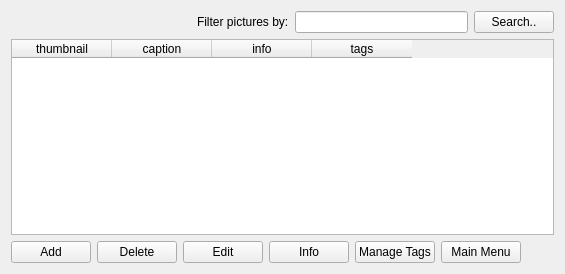
<?xml version="1.0" encoding="UTF-8"?>
<ui version="4.0">
 <class>pictures_form</class>
 <widget class="QWidget" name="pictures_form">
  <property name="geometry">
   <rect>
    <x>0</x>
    <y>0</y>
    <width>565</width>
    <height>274</height>
   </rect>
  </property>
  <property name="windowTitle">
   <string>Pictures</string>
  </property>
  <layout class="QGridLayout" name="gridLayout">
   <item row="4" column="0">
    <layout class="QHBoxLayout" name="horizontalLayout">
     <item>
      <widget class="QPushButton" name="add">
       <property name="enabled">
        <bool>true</bool>
       </property>
       <property name="text">
        <string>Add</string>
       </property>
       <property name="form" stdset="0">
        <string notr="true">picture_add</string>
       </property>
       <property name="global.pictureState" stdset="0">
        <string>{picture.state}</string>
       </property>
      </widget>
     </item>
     <item>
      <widget class="QPushButton" name="delete_2">
       <property name="enabled">
        <bool>true</bool>
       </property>
       <property name="text">
        <string>Delete</string>
       </property>
       <property name="doctype" stdset="0">
        <string notr="true">Picture.simpleform</string>
       </property>
       <property name="rootelement" stdset="0">
        <string notr="true">picture</string>
       </property>
       <property name="action" stdset="0">
        <string notr="true">delete</string>
       </property>
       <property name="form" stdset="0">
        <string notr="true">pictures</string>
       </property>
       <property name="id" stdset="0">
        <string>{picture.id}</string>
       </property>
       <property name="global.pictureState" stdset="0">
        <string>{picture.state}</string>
       </property>
      </widget>
     </item>
     <item>
      <widget class="QPushButton" name="edit">
       <property name="enabled">
        <bool>true</bool>
       </property>
       <property name="text">
        <string>Edit</string>
       </property>
       <property name="form" stdset="0">
        <string notr="true">picture_edit</string>
       </property>
       <property name="global.id" stdset="0">
        <string notr="true">{picture.id}</string>
       </property>
       <property name="global.pictureState" stdset="0">
        <string>{picture.state}</string>
       </property>
      </widget>
     </item>
     <item>
      <widget class="QPushButton" name="reset_2">
       <property name="text">
        <string>Info</string>
       </property>
       <property name="form" stdset="0">
        <string notr="true">picture_info</string>
       </property>
       <property name="global.pictureState" stdset="0">
        <string>{picture.state}</string>
       </property>
       <property name="global.pictureId" stdset="0">
        <string notr="true">{picture.id}</string>
       </property>
      </widget>
     </item>
     <item>
      <widget class="QPushButton" name="form1">
       <property name="text">
        <string>Manage Tags</string>
       </property>
       <property name="icon">
        <iconset resource="../qtclient.qrc">
         <normaloff>:/images/tag_blue.png</normaloff>:/images/tag_blue.png</iconset>
       </property>
       <property name="form" stdset="0">
        <string notr="true">tags</string>
       </property>
       <property name="global.pictureState" stdset="0">
        <string>{picture.state}</string>
       </property>
      </widget>
     </item>
     <item>
      <widget class="QPushButton" name="reload_2">
       <property name="text">
        <string>Main Menu</string>
       </property>
       <property name="form" stdset="0">
        <string notr="true">init</string>
       </property>
       <property name="global.pictureState" stdset="0">
        <string>{picture.state}</string>
       </property>
      </widget>
     </item>
     <item>
      <spacer name="horizontalSpacer">
       <property name="orientation">
        <enum>Qt::Horizontal</enum>
       </property>
       <property name="sizeHint" stdset="0">
        <size>
         <width>40</width>
         <height>20</height>
        </size>
       </property>
      </spacer>
     </item>
    </layout>
   </item>
   <item row="3" column="0">
    <widget class="QTableWidget" name="picture">
     <property name="horizontalScrollBarPolicy">
      <enum>Qt::ScrollBarAsNeeded</enum>
     </property>
     <property name="alternatingRowColors">
      <bool>true</bool>
     </property>
     <property name="selectionMode">
      <enum>QAbstractItemView::SingleSelection</enum>
     </property>
     <property name="selectionBehavior">
      <enum>QAbstractItemView::SelectRows</enum>
     </property>
     <property name="showGrid">
      <bool>true</bool>
     </property>
     <property name="gridStyle">
      <enum>Qt::DotLine</enum>
     </property>
     <property name="sortingEnabled">
      <bool>true</bool>
     </property>
     <property name="doctype" stdset="0">
      <string notr="true">PictureListRequest.simpleform</string>
     </property>
     <property name="rootelement" stdset="0">
      <string notr="true">picture</string>
     </property>
     <property name="state" stdset="0">
      <string notr="true">{global.pictureState}</string>
     </property>
     <property name="search" stdset="0">
      <string>{search.text}</string>
     </property>
     <property name="action" stdset="0">
      <string notr="true">read</string>
     </property>
     <attribute name="horizontalHeaderShowSortIndicator" stdset="0">
      <bool>true</bool>
     </attribute>
     <attribute name="verticalHeaderStretchLastSection">
      <bool>false</bool>
     </attribute>
     <column>
      <property name="text">
       <string>thumbnail</string>
      </property>
     </column>
     <column>
      <property name="text">
       <string>caption</string>
      </property>
     </column>
     <column>
      <property name="text">
       <string>info</string>
      </property>
     </column>
     <column>
      <property name="text">
       <string>tags</string>
      </property>
     </column>
    </widget>
   </item>
   <item row="0" column="0">
    <layout class="QHBoxLayout" name="horizontalLayout_2">
     <item>
      <widget class="QLabel" name="label_2">
       <property name="text">
        <string/>
       </property>
       <property name="pixmap">
        <pixmap resource="../qtclient.qrc">:/images/picture.png</pixmap>
       </property>
      </widget>
     </item>
     <item>
      <spacer name="horizontalSpacer_2">
       <property name="orientation">
        <enum>Qt::Horizontal</enum>
       </property>
       <property name="sizeHint" stdset="0">
        <size>
         <width>40</width>
         <height>20</height>
        </size>
       </property>
      </spacer>
     </item>
     <item>
      <widget class="QLabel" name="label">
       <property name="text">
        <string>Filter pictures by:</string>
       </property>
      </widget>
     </item>
     <item>
      <widget class="QLineEdit" name="search">
       <property name="initialFocus" stdset="0">
        <bool>true</bool>
       </property>
       <property name="state" stdset="0">
        <string notr="true">{global.searchState}</string>
       </property>
      </widget>
     </item>
     <item>
      <widget class="QPushButton" name="searchButton">
       <property name="text">
        <string>Search..</string>
       </property>
       <property name="global.searchState" stdset="0">
        <string notr="true">{search.state}</string>
       </property>
       <property name="action" stdset="0">
        <string notr="true">picture.reload</string>
       </property>
      </widget>
     </item>
    </layout>
   </item>
  </layout>
 </widget>
 <tabstops>
  <tabstop>search</tabstop>
  <tabstop>searchButton</tabstop>
  <tabstop>picture</tabstop>
  <tabstop>add</tabstop>
  <tabstop>delete_2</tabstop>
  <tabstop>edit</tabstop>
  <tabstop>reset_2</tabstop>
  <tabstop>form1</tabstop>
  <tabstop>reload_2</tabstop>
 </tabstops>
 <resources>
  <include location="../qtclient.qrc"/>
  <include location="../resources/configurator.qrc"/>
 </resources>
 <connections>
  <connection>
   <sender>search</sender>
   <signal>returnPressed()</signal>
   <receiver>searchButton</receiver>
   <slot>click()</slot>
   <hints>
    <hint type="sourcelabel">
     <x>473</x>
     <y>35</y>
    </hint>
    <hint type="destinationlabel">
     <x>512</x>
     <y>20</y>
    </hint>
   </hints>
  </connection>
  <connection>
   <sender>picture</sender>
   <signal>doubleClicked(QModelIndex)</signal>
   <receiver>reset_2</receiver>
   <slot>click()</slot>
   <hints>
    <hint type="sourcelabel">
     <x>291</x>
     <y>132</y>
    </hint>
    <hint type="destinationlabel">
     <x>292</x>
     <y>254</y>
    </hint>
   </hints>
  </connection>
 </connections>
 <slots>
  <signal>init()</signal>
 </slots>
</ui>
